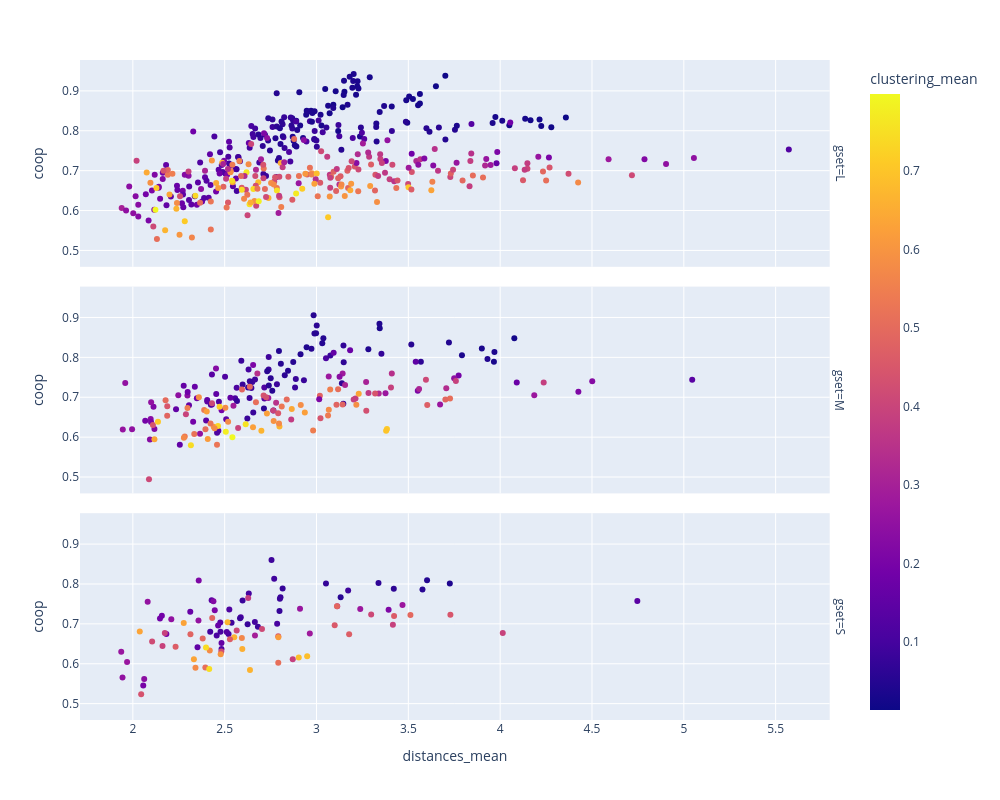

The code cell stored with this chart in its notebook:
### Code cell
px.scatter(df2, x="distances_mean", y="coop", facet_row="gset", color="clustering_mean", width=1000, height=800)

### Figure 1 — Plotly figure (JSON) as saved in the notebook; plotly's stock layout.template omitted (floating-point values rounded to 4 significant figures; data arrays with more than 128 entries replaced by an {"elided": "..."} marker saying what was removed)
{"data": [{"hovertemplate": "gset=L<br>distances_mean=%{x}<br>coop=%{y}<br>clustering_mean=%{marker.color}<extra></extra>", "legendgroup": "", "marker": {"color": {"elided": "400 float values"}, "coloraxis": "coloraxis", "symbol": "circle"}, "mode": "markers", "name": "", "orientation": "v", "showlegend": false, "type": "scatter", "x": {"elided": "400 float values"}, "xaxis": "x3", "y": {"elided": "400 float values"}, "yaxis": "y3"}, {"hovertemplate": "gset=M<br>distances_mean=%{x}<br>coop=%{y}<br>clustering_mean=%{marker.color}<extra></extra>", "legendgroup": "", "marker": {"color": {"elided": "200 float values"}, "coloraxis": "coloraxis", "symbol": "circle"}, "mode": "markers", "name": "", "orientation": "v", "showlegend": false, "type": "scatter", "x": {"elided": "200 float values"}, "xaxis": "x2", "y": {"elided": "200 float values"}, "yaxis": "y2"}, {"hovertemplate": "gset=S<br>distances_mean=%{x}<br>coop=%{y}<br>clustering_mean=%{marker.color}<extra></extra>", "legendgroup": "", "marker": {"color": [0.09887, 0.2124, 0.1886, 0.1381, 0.1892, 0.1955, 0.1328, 0.1656, 0.08764, 0.09194, 0.1191, 0.1546, 0.107, 0.1174, 0.06757, 0.122, 0.09933, 0.1033, 0.1269, 0.1077, 0.06156, 0.04817, 0.1051, 0.08762, 0.07959, 0.0765, 0.05552, 0.07885, 0.074, 0.08463, 0.1005, 0.07694, 0.09108, 0.0409, 0.08373, 0.08672, 0.08229, 0.05512, 0.2587, 0.1974, 0.2675, 0.2567, 0.2526, 0.1653, 0.2525, 0.239, 0.2695, 0.2225, 0.2066, 0.1591, 0.4179, 0.634, 0.4209, 0.4064, 0.4915, 0.4929, 0.4596, 0.4831, 0.2671, 0.4455, 0.5118, 0.5097, 0.3345, 0.5759, 0.2833, 0.447, 0.5769, 0.2731, 0.3796, 0.6314, 0.7422, 0.2142, 0.5994, 0.6649, 0.6173, 0.4891, 0.2747, 0.686, 0.5679, 0.7483, 0.3919, 0.6699, 0.4661, 0.4545, 0.1398, 0.6631, 0.6871, 0.4112, 0.464, 0.2972, 0.6344, 0.3863, 0.3933, 0.4885, 0.4379, 0.3949, 0.4644, 0.3931, 0.6552, 0.4137], "coloraxis": "coloraxis", "symbol": "circle"}, "mode": "markers", "name": "", "orientation": "v", "showlegend": false, "type": "scatter", "x": [2.664, 2.359, 2.148, 2.429, 2.158, 2.182, 2.476, 2.313, 3.172, 2.77, 2.525, 2.352, 2.786, 2.588, 3.337, 2.483, 2.421, 2.521, 2.511, 2.457, 3.421, 3.602, 2.477, 2.755, 2.625, 2.798, 3.131, 2.804, 3.051, 2.801, 2.631, 2.816, 2.538, 3.726, 2.584, 2.681, 2.597, 3.577, 2.357, 2.057, 1.937, 2.081, 1.944, 2.464, 2.209, 2.062, 1.969, 2.439, 2.446, 2.483, 2.105, 2.038, 2.482, 2.565, 2.38, 3.511, 3.422, 2.314, 2.91, 3.729, 2.792, 2.395, 3.113, 2.341, 2.964, 2.792, 2.419, 3.238, 2.628, 2.277, 2.398, 3.393, 2.478, 2.638, 2.792, 3.112, 3.468, 2.903, 2.594, 2.416, 3.416, 2.516, 3.178, 3.099, 4.747, 2.552, 2.949, 3.298, 2.233, 2.665, 2.332, 2.871, 2.162, 2.432, 2.045, 4.014, 2.529, 2.174, 2.596, 2.703], "xaxis": "x", "y": [0.7046, 0.8086, 0.7135, 0.7594, 0.7201, 0.6745, 0.7037, 0.7304, 0.7835, 0.8134, 0.7357, 0.6414, 0.7005, 0.7168, 0.8021, 0.6369, 0.6803, 0.6749, 0.6797, 0.6707, 0.7882, 0.8091, 0.68, 0.8601, 0.6991, 0.7322, 0.767, 0.7668, 0.8012, 0.7628, 0.7764, 0.7884, 0.7029, 0.8013, 0.7139, 0.693, 0.7586, 0.7861, 0.7082, 0.5453, 0.6303, 0.7557, 0.5655, 0.6958, 0.7118, 0.5615, 0.6044, 0.7565, 0.7343, 0.652, 0.6558, 0.6806, 0.6307, 0.6831, 0.6631, 0.722, 0.7199, 0.6742, 0.7377, 0.7227, 0.6025, 0.5905, 0.744, 0.5899, 0.6757, 0.6687, 0.6333, 0.737, 0.7651, 0.7024, 0.6407, 0.7352, 0.6235, 0.5841, 0.6667, 0.744, 0.7475, 0.6154, 0.6645, 0.5868, 0.6976, 0.7039, 0.6738, 0.6963, 0.7572, 0.6662, 0.6189, 0.7237, 0.6424, 0.6709, 0.6113, 0.6113, 0.6446, 0.7148, 0.5238, 0.6771, 0.6617, 0.6771, 0.637, 0.6874], "yaxis": "y"}], "layout": {"annotations": [{"font": {}, "showarrow": false, "text": "gset=S", "textangle": 90, "x": 0.98, "xanchor": "left", "xref": "paper", "y": 0.1567, "yanchor": "middle", "yref": "paper"}, {"font": {}, "showarrow": false, "text": "gset=M", "textangle": 90, "x": 0.98, "xanchor": "left", "xref": "paper", "y": 0.5, "yanchor": "middle", "yref": "paper"}, {"font": {}, "showarrow": false, "text": "gset=L", "textangle": 90, "x": 0.98, "xanchor": "left", "xref": "paper", "y": 0.8433, "yanchor": "middle", "yref": "paper"}], "coloraxis": {"colorbar": {"title": {"text": "clustering_mean"}}, "colorscale": [[0, "#0d0887"], [0.1111, "#46039f"], [0.2222, "#7201a8"], [0.3333, "#9c179e"], [0.4444, "#bd3786"], [0.5556, "#d8576b"], [0.6667, "#ed7953"], [0.7778, "#fb9f3a"], [0.8889, "#fdca26"], [1, "#f0f921"]]}, "height": 800, "legend": {"tracegroupgap": 0}, "margin": {"t": 60}, "width": 1000, "xaxis": {"anchor": "y", "autorange": true, "domain": [0, 0.98], "range": [1.712, 5.796], "title": {"text": "distances_mean"}, "type": "linear"}, "xaxis2": {"anchor": "y2", "autorange": true, "domain": [0, 0.98], "matches": "x", "range": [1.712, 5.796], "showticklabels": false, "type": "linear"}, "xaxis3": {"anchor": "y3", "autorange": true, "domain": [0, 0.98], "matches": "x", "range": [1.712, 5.796], "showticklabels": false, "type": "linear"}, "yaxis": {"anchor": "x", "autorange": true, "domain": [0, 0.3133], "range": [0.459, 0.9774], "title": {"text": "coop"}, "type": "linear"}, "yaxis2": {"anchor": "x2", "autorange": true, "domain": [0.3433, 0.6567], "matches": "y", "range": [0.459, 0.9774], "title": {"text": "coop"}, "type": "linear"}, "yaxis3": {"anchor": "x3", "autorange": true, "domain": [0.6867, 1.0], "matches": "y", "range": [0.459, 0.9774], "title": {"text": "coop"}, "type": "linear"}}}
